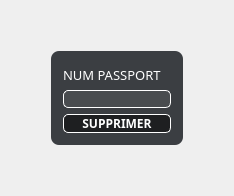
            <widget class="QWidget" name="supprimer_4">
             <property name="styleSheet">
              <string notr="true">#supprimer{
border-image:url(&quot;://sources/gettyimages-585058942.jpg&quot;);
background:#2b3947;
border:0;
}</string>
             </property>
             <attribute name="title">
              <string>Supprimer</string>
             </attribute>
             <layout class="QGridLayout" name="gridLayout_49">
              <item row="1" column="1">
               <widget class="QGroupBox" name="groupBox_16">
                <property name="styleSheet">
                 <string notr="true">QGroupBox{
background-color:rgba(14,17,22,80%);
color:white;
border:0;
border-radius:8px;
}</string>
                </property>
                <property name="title">
                 <string/>
                </property>
                <layout class="QGridLayout" name="gridLayout_50">
                 <item row="1" column="0">
                  <widget class="QLineEdit" name="lineEdit_28">
                   <property name="styleSheet">
                    <string notr="true">QLineEdit{
background-color:rgba(255,255,255,7%);
border:1 solid white;
border-radius:5px;
color:white;
}</string>
                   </property>
                  </widget>
                 </item>
                 <item row="2" column="0">
                  <widget class="QPushButton" name="pushButton_28">
                   <property name="font">
                    <font>
                     <family>Cairo</family>
                     <weight>75</weight>
                     <bold>true</bold>
                    </font>
                   </property>
                   <property name="styleSheet">
                    <string notr="true">QPushButton{
background-color:rgba(0,0,0,50%);
color:white;
border:1 solid white;
border-radius: 5px;
}
QPushButton:hover{
background-color:rgba(255,0,0,50%);
color:black;
}</string>
                   </property>
                   <property name="text">
                    <string>SUPPRIMER</string>
                   </property>
                  </widget>
                 </item>
                 <item row="0" column="0">
                  <widget class="QLabel" name="label_46">
                   <property name="font">
                    <font>
                     <family>Cairo</family>
                     <pointsize>10</pointsize>
                     <weight>50</weight>
                     <bold>false</bold>
                    </font>
                   </property>
                   <property name="styleSheet">
                    <string notr="true">QLabel{
color:white;
}</string>
                   </property>
                   <property name="text">
                    <string>NUM PASSPORT</string>
                   </property>
                  </widget>
                 </item>
                </layout>
               </widget>
              </item>
              <item row="0" column="1">
               <spacer name="verticalSpacer_40">
                <property name="orientation">
                 <enum>Qt::Vertical</enum>
                </property>
                <property name="sizeHint" stdset="0">
                 <size>
                  <width>20</width>
                  <height>40</height>
                 </size>
                </property>
               </spacer>
              </item>
              <item row="1" column="2">
               <spacer name="horizontalSpacer_41">
                <property name="orientation">
                 <enum>Qt::Horizontal</enum>
                </property>
                <property name="sizeHint" stdset="0">
                 <size>
                  <width>40</width>
                  <height>20</height>
                 </size>
                </property>
               </spacer>
              </item>
              <item row="1" column="0">
               <spacer name="horizontalSpacer_42">
                <property name="orientation">
                 <enum>Qt::Horizontal</enum>
                </property>
                <property name="sizeHint" stdset="0">
                 <size>
                  <width>40</width>
                  <height>20</height>
                 </size>
                </property>
               </spacer>
              </item>
              <item row="2" column="1">
               <spacer name="verticalSpacer_41">
                <property name="orientation">
                 <enum>Qt::Vertical</enum>
                </property>
                <property name="sizeHint" stdset="0">
                 <size>
                  <width>20</width>
                  <height>40</height>
                 </size>
                </property>
               </spacer>
              </item>
             </layout>
            </widget>
